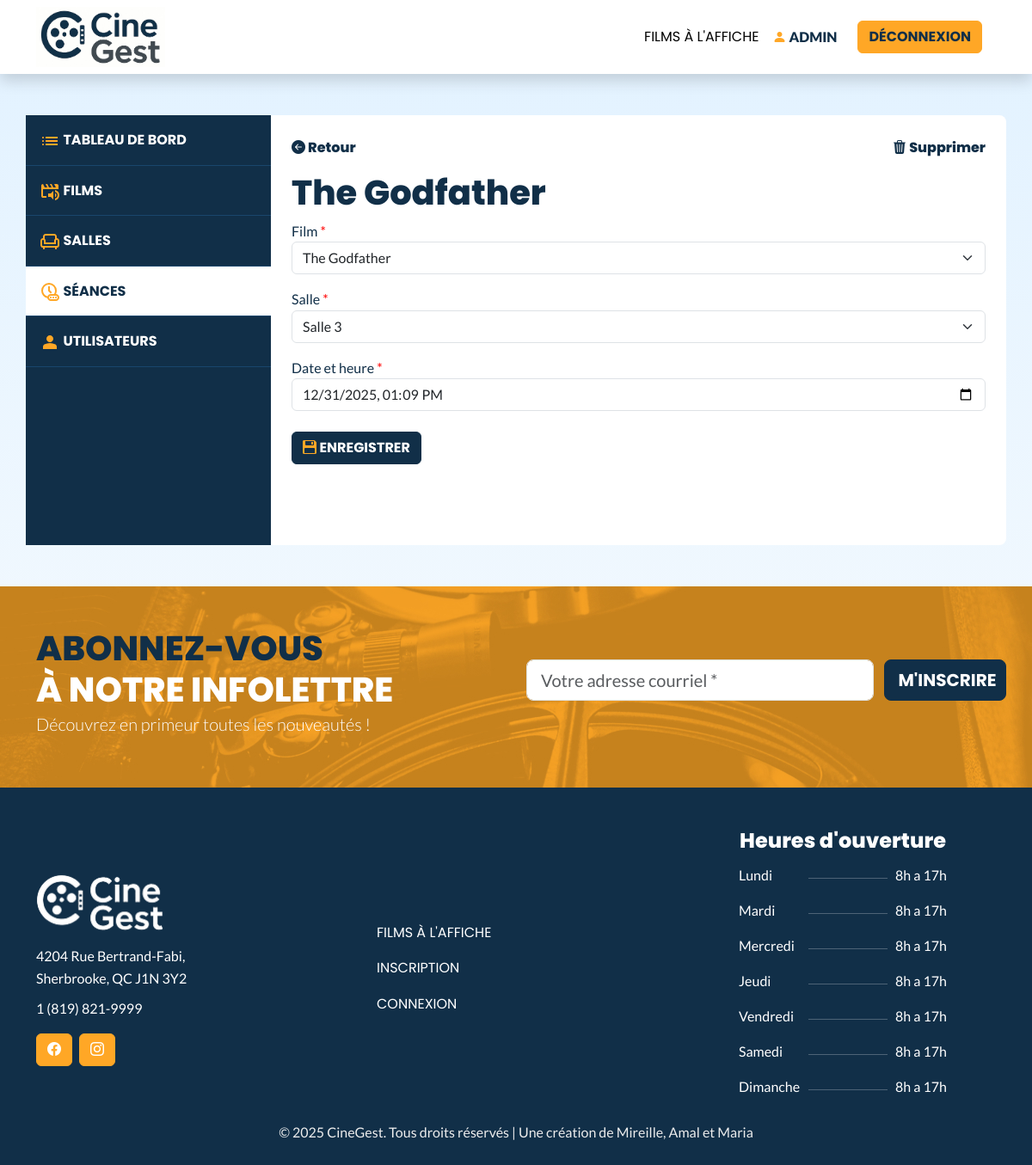
Screenshot of /public/index.php?action=edit_seance&id=10 (signed in) with the database file from the repository.
### tables this page shows
CREATE TABLE `seances` (
  `id` int(11) NOT NULL,
  `film_id` int(11) NOT NULL,
  `salle_id` int(11) NOT NULL,
  `date_heure` datetime NOT NULL,
  `created_by` int(11) DEFAULT NULL
);

CREATE TABLE `films` (
  `id` int(11) NOT NULL,
  `titre` varchar(100) NOT NULL,
  `realisateur` varchar(100) DEFAULT NULL,
  `genre_id` int(11) NOT NULL,
  `annee_sortie` int(11) DEFAULT NULL,
  `description` text DEFAULT NULL,
  `affiche_film` varchar(255) DEFAULT NULL,
  `created_by` int(11) DEFAULT NULL
);

CREATE TABLE `salles` (
  `id` int(11) NOT NULL,
  `nom` varchar(100) NOT NULL,
  `capacite` int(11) NOT NULL,
  `type` varchar(50) NOT NULL,
  `created_by` int(11) DEFAULT NULL
);

### public/index.php (called while the page is built, shortened)
<?php
require_once('../config/db.php');
require_once('../app/controllers/SeanceController.php');
$action = $_GET['action'] ?? 'accueil';
$controller = null;
switch ($action) {
    case 'liste_seances':
    case 'add_seance':
    case 'edit_seance':
    case 'show_seance':
    case 'delete_seance':
        $controller = new SeanceController($db);
        break;
}
$controller->handle($_GET);
?>

### app/models/Seance.php (called while the page is built, shortened)
<?php
class Seance {
    private $db;
    public function __construct($db) {
        $this->db = $db;
    }
public function getSeanceById($id) {
    $stmt = $this->db->prepare("
        SELECT
            seances.*, films.titre AS film_titre, salles.nom AS salle_nom
        FROM seances
        INNER JOIN films ON seances.film_id = films.id
        INNER JOIN salles ON seances.salle_id = salles.id
        WHERE seances.id = :id
    ");
    $stmt->execute([':id' => $id]);
    return $stmt->fetch(PDO::FETCH_ASSOC);
}
}

### app/models/Film.php (called while the page is built, shortened)
<?php
class Film {
    private $db;
    public function __construct(PDO $db) {
        $this->db = $db;
    }
    public function getAllFilms() {
        $stmt = $this->db->query("
            SELECT films.*, genres.nom AS genre_nom
            FROM films
            INNER JOIN genres ON films.genre_id = genres.id
            ORDER BY films.annee_sortie DESC
        ");
        return $stmt->fetchAll(PDO::FETCH_ASSOC);
    }
}

### app/models/Salle.php (called while the page is built, shortened)
<?php
class Salle {
    private $db;
    public function __construct($db) {
        $this->db = $db;
    }
    public function getAllSalles() {
        $stmt = $this->db->query("
            SELECT * FROM salles
            ORDER BY nom ASC
        ");
        return $stmt->fetchAll(PDO::FETCH_ASSOC);
    }
}

### app/views/seance_form.php (the view, shortened to what this page needs)
<?php require __DIR__ . '/layouts/header.php'; ?>
<div class="container py-5" data-bs-theme="light">
    <div class="row bg-white" style="border-radius:0.5em;min-height:500px;">
        <div class="col-lg-3 p-0 bg-secondary admin-dash-menu">
            <?php require __DIR__ . '/layouts/dashboard-menu.php'; ?>
        </div>
        <div class="col-lg-9 p-4 admin-dash">
            <div>
                      <div class="row align-items-center mb-3">
                    <div class="col-lg-6"> <a class="h6" href="?action=liste_seances"><i class="bi bi-arrow-left-circle-fill"></i> Retour</a></div>
                    <div class="col-lg-6 text-end"> <a class="h6" href="?action=delete_seance&id=<?= isset($seance['id']) ?>" onclick="return confirm('Voulez-vous vraiment supprimer cette séance ?')"><i class="bi bi-trash3-fill"></i> Supprimer</a></div>
                </div>
                <h1><?= isset($seance) ? '' . htmlspecialchars($seance['film_titre']) . '' : "Ajouter une séance" ?></h1>
          <form method="POST">
    <div class="mb-3">
        <label for="film_id">Film</label>
        <select id="film_id" name="film_id" class="form-select" required>
            <?php foreach ($films as $film): ?>
                <option value="<?= $film['id'] ?>"
                    <?= (isset($seance) && $seance['film_id'] == $film['id']) ? 'selected' : '' ?>>
                    <?= htmlspecialchars($film['titre']) ?>
                </option>
            <?php endforeach; ?>
        </select>
    </div>
    <div class="mb-3">
        <label for="salle_id">Salle</label>
        <select id="salle_id" name="salle_id" class="form-select" required>
            <?php foreach ($salles as $salle): ?>
                <option value="<?= $salle['id'] ?>"
                    <?= (isset($seance) && $seance['salle_id'] == $salle['id']) ? 'selected' : '' ?>>
                    <?= htmlspecialchars($salle['nom']) ?>
                </option>
            <?php endforeach; ?>
        </select>
    </div>
    <div class="mb-4">
        <label for="date_heure">Date et heure</label>
        <input
            type="datetime-local"
            id="date_heure"
            name="date_heure"
            class="form-control"
            value="<?= isset($seance['date_heure']) ? date('Y-m-d\TH:i', strtotime($seance['date_heure'])) : '' ?>"
            required
        >
    </div>
    <button type="submit" class="btn btn-secondary">
        <?= isset($seance)
            ? "<i class='bi bi-floppy2-fill text-primary'></i> Enregistrer"
            : "<i class='bi bi-plus text-primary'></i> Ajouter la séance"
        ?>
    </button>
</form>
            </div>
        </div>
    </div>
</div>
<?php require __DIR__ . '/layouts/footer.php'; ?>

### public/css/style.css (style rules this page uses)
:root { --primary-font: 'Lato', sans-serif; --secondary-font: 'Poppins', sans-serif; --bs-primary: #ffa726; --bs-secondary: #112f48; --gradiant-soft-blue:linear-gradient(180deg, rgba(137, 202, 255, 0.25) 0%, rgba(250, 250, 250, 0.25) 100%); }
[data-bs-theme=light] { --bs-primary: #ffa726; --bs-primary-rgb: 255, 167, 38; --bs-secondary: #112f48; --bs-secondary-rgb: 17, 47, 72; --bs-dark: #112F48; --bs-dark-rgb: 17, 47, 72; --bs-link-color: #112F48; --bs-link-color-rgb: 17, 47, 72; --bs-link-hover-color:#ffa726; --bs-link-hover-color-rgb: 255, 167, 38; --bs-nav-link-hover-color:255, 167, 38; --bs-nav-link-color: #112F48; --bs-btn-bg: #ffa726; --bs-heading-color:#112F48; }
* { margin: 0; padding: 0; box-sizing: border-box; }
body { font-family: var(--primary-font); background: var(--gradiant-soft-blue); color: #112f48; line-height: 1.6; }
.h1, .h2, .h3, .h4, .h5, .h6, h1, h2, h3, h4, h5, h6 { font-weight:800; font-family:var(--secondary-font); }
.btn-secondary { background-color: var(--bs-secondary); border-color: var(--bs-secondary); color:#ffffff!important; text-transform:uppercase; font-weight:700; font-family:var(--secondary-font); }
a { cursor:pointer; }
[data-bs-theme=light] a { color: var(--bs-secondary); }
form button { background-color: var(--primary); color: #fff; border: none; padding: 12px 20px; font-size: 1em; border-radius: 5px; cursor: pointer; transition: background-color 0.3s; }
label.required:after { content: " *"; color: red; }
a { text-decoration: none; transition: color 0.3s; }

### rows the page displays
seances: film.titre "The Godfather", film_id "The Godfather", salle_id "Salle 3", date_heure "12/31/2025 13:09"

### other values shown
$_SESSION['user']['nom'] "ADMIN"
